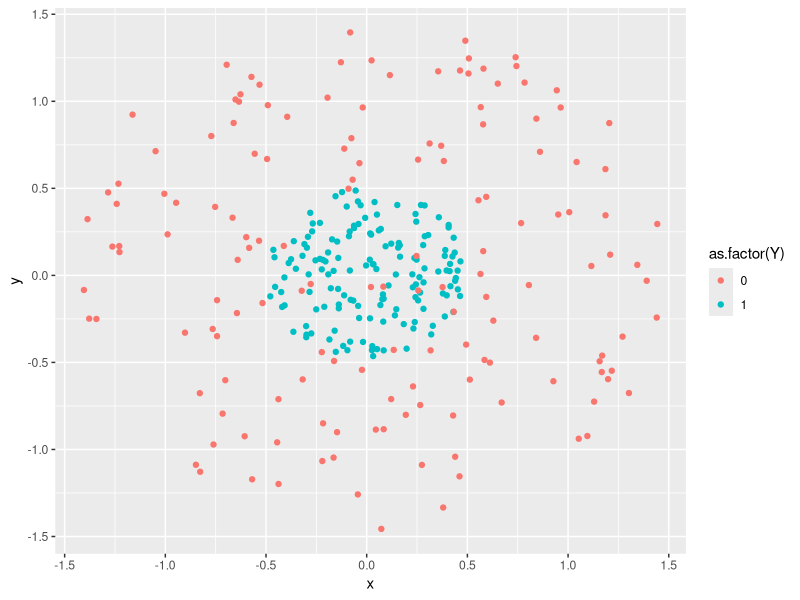
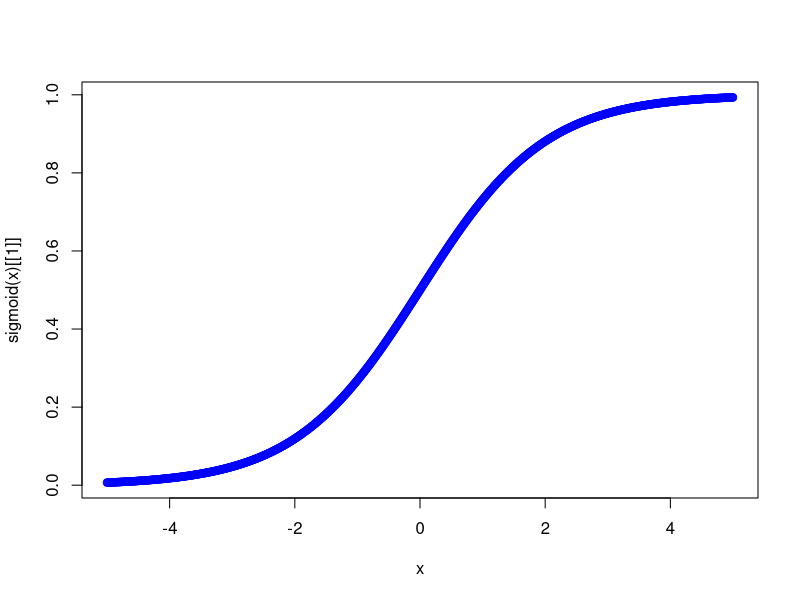
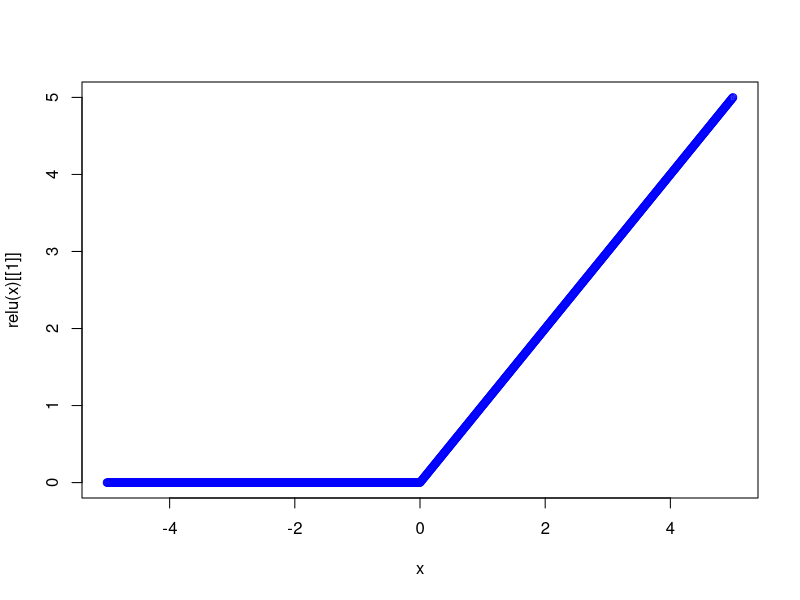

Write the R code that produced these figures, in order.
# Problema de clasificacion

circulo <- function(x, R, centroX=0, centroY=0){
  r = R * sqrt(runif(x))
  theta = runif(x) * 2 * pi
  x = centroX + r * cos(theta)
  y = centroY + r * sin(theta)
  
  z = data.frame(x = x, y = y)
  return(z)
}

datos1 <- circulo(150,0.5)
datos2 <- circulo(150,1.5)

datos1$Y <- 1
datos2$Y <- 0
datos <- rbind(datos1,datos2)

rm(datos1,datos2, circulo)

library(ggplot2)
ggplot(datos,aes(x,y, col = as.factor(Y))) + geom_point()

X <- as.matrix(datos[,1:2])
Y <- as.matrix(datos[,3])

rm(datos)

# Red neuronal

neurona <- setRefClass(
  "neurona",
  fields = list(
    fun_act = "list",
    numero_conexiones = "numeric",
    numero_neuronas = "numeric",
    W = "matrix",
    b = "numeric"
  ),
  methods = list(
    initialize = function(fun_act, numero_conexiones, numero_neuronas)
    {
      fun_act <<- fun_act
      numero_conexiones <<- numero_conexiones
      numero_neuronas <<- numero_neuronas
      W <<- matrix(runif(numero_conexiones*numero_neuronas),
                   nrow = numero_conexiones)
      b <<- runif(numero_neuronas)
    }
  )
)

# Funcion sigmoide

sigmoid = function(x) {
  y = list() 
  y[[1]] <- 1 / (1 + exp(-x))
  y[[2]] <- x * (1 - x)
  return(y)
}

x <- seq(-5, 5, 0.01)
plot(x, sigmoid(x)[[1]], col='blue')

# Funcion relu

relu <- function(x){
  y <- list()
  y[[1]] <- ifelse(x<0,0,x)
  y[[2]] <- ifelse(x<0,0,1)
  return(y)
}

plot(x, relu(x)[[1]], col='blue')

# Capas de red

n = ncol(X) #Núm de neuronas en la primera capa
capas = c(n, 4, 8, 1) # Número de neuronas en cada capa.
funciones = list(sigmoid, relu, sigmoid) # Función de activación en cada capa

red <- list()

for (i in 1:(length(capas)-1)){
  red[[i]] <- neurona$new(funciones[i],capas[i], capas[i+1])
}

red

# Entrenamiento

entrenar <- function(red, X,Y, coste){
  
  out = list()
  out[[1]] <- append(list(matrix(0,ncol=2,nrow=1)), list(X))
  
  for(i in c(1:(length(red)))){
    z = list((out[[length(out)]][[2]] %*% red[[i]]$W + red[[i]]$b))
    a = list(red[[i]]$fun_act[[1]](z[[1]])[[1]])
    out[[i+1]] <- append(z,a)
  }
  return(out)
}

forward <- entrenar(red, X,Y, coste)
head(forward[[4]][[2]])

# Funcion de coste

coste <- function(Yp,Yr){
  y <- list()
  y[[1]] <- mean((Yp-Yr)^2)
  y[[2]] <- (Yp-Yr)
  return(y)
}
